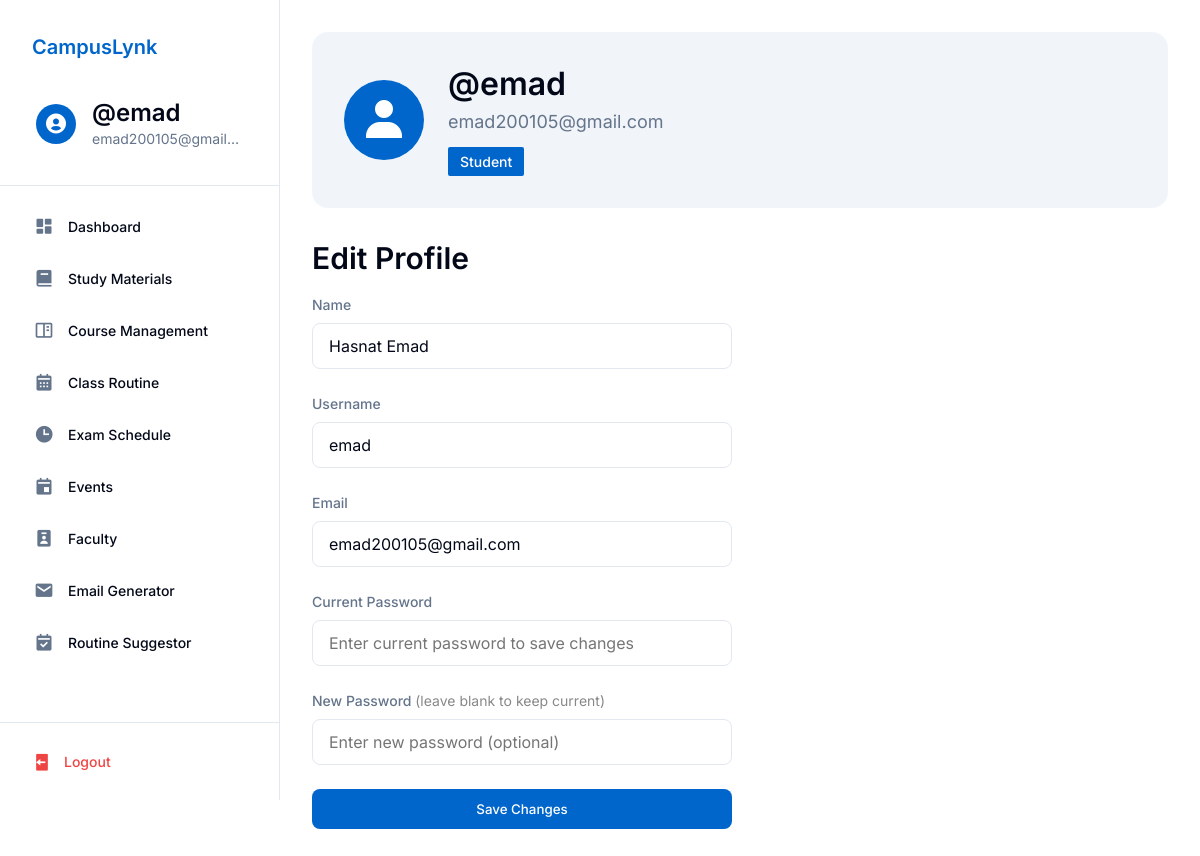
Screenshot of /profile.php (signed in) with the database file from the repository.
### tables this page shows
CREATE TABLE `users` (
  `id` int(11) NOT NULL,
  `username` varchar(255) NOT NULL,
  `email` varchar(255) NOT NULL,
  `password` varchar(255) NOT NULL,
  `role` enum('student','faculty','admin') NOT NULL,
  `name` varchar(255) NOT NULL
);

### profile.php (the view, shortened to what this page needs)
<?php
$database = new Database();
$db = $database->getConnection();
$user = null;
try {
    $userQuery = "SELECT * FROM users WHERE email = ?";
    $userStmt = $db->prepare($userQuery);
    $userStmt->execute([$_SESSION["useremail"]]);
    $user = $userStmt->fetch(PDO::FETCH_ASSOC);
} catch (PDOException $e) {
    die("Database error. Please try again later.");
}
?>
<!DOCTYPE html>
<html lang="en">
<head>
    <link href='https://unpkg.com/boxicons@2.1.4/css/boxicons.min.css' rel='stylesheet'>
    <link rel="stylesheet" href="css/base.css">
    <link rel="stylesheet" href="css/layout.css">
    <link rel="stylesheet" href="css/components.css">
    <link rel="stylesheet" href="css/profile.css">
</head>
<body>
    <?php include 'sidebar.php'; ?>
    <main class="main-content">
        <section class="profile-header">
            <div class="avatar">
                <i class='bx bxs-user'></i>
            </div>
            <div class="profile-info">
                <h1><?php echo isset($user['username']) ? '@' . htmlspecialchars($user['username']) : 'User'; ?></h1>
                <p class="text-muted"><?php echo isset($user['email']) ? htmlspecialchars($user['email']) : 'No email provided'; ?></p>
                <?php if (isset($user['role'])): ?>
                    <span class="role-badge"><?php echo htmlspecialchars(ucfirst($user['role'])); ?></span>
                <?php endif; ?>
            </div>
        </section>
        <section class="profile-edit-section">
            <h2>Edit Profile</h2>
            <form action="update_profile.php" method="POST" class="form-grid" style="max-width: 420px;">
                <div class="form-group">
                    <label for="name" class="form-label">Name</label>
                    <input type="text" name="name" id="name" class="form-input" value="<?php echo htmlspecialchars($user['name']); ?>" required>
                </div>
                <div class="form-group">
                    <label for="username" class="form-label">Username</label>
                    <input type="text" name="username" id="username" class="form-input" value="<?php echo htmlspecialchars($user['username']); ?>" required>
                </div>
                <div class="form-group">
                    <label for="email" class="form-label">Email</label>
                    <input type="email" name="email" id="email" class="form-input" value="<?php echo htmlspecialchars($user['email']); ?>" required>
                </div>
                <div class="form-group">
                    <label for="current_password" class="form-label">Current Password</label>
                    <input type="password" name="current_password" id="current_password" class="form-input" required placeholder="Enter current password to save changes">
                </div>
                <div class="form-group">
                    <label for="new_password" class="form-label">New Password <span style="color: #888; font-weight: 400;">(leave blank to keep current)</span></label>
                    <input type="password" name="new_password" id="new_password" class="form-input" placeholder="Enter new password (optional)">
                </div>
                <button type="submit" class="btn btn-primary">Save Changes</button>
            </form>
        </section>
    </main>
</body>
</html>

### sidebar.php (shortened to what this page needs)
<?php
try {
    $sidebar_database = new Database();
    $sidebar_db = $sidebar_database->getConnection();
    $sidebar_query = $sidebar_db->prepare("SELECT * FROM users WHERE email = ?");
    $sidebar_query->execute([$_SESSION['useremail']]);
    $sidebar_user = $sidebar_query->fetch(PDO::FETCH_ASSOC);
} catch (PDOException $e) {
    header("Location: login.php?error=Database Error: " . urlencode($e->getMessage()));
    exit();
}
$current_page = basename($_SERVER['PHP_SELF']);
$role = $sidebar_user['role'];
?>
<link href='https://unpkg.com/boxicons@2.1.4/css/boxicons.min.css' rel='stylesheet'>
<aside class="sidebar">
    <div class="sidebar-header">
        <div class="logo-and-title-div">
            <a href="<?php echo $role === 'faculty' ? 'faculty_dashboard.php' : ($role === 'admin' ? 'admin_dashboard.php' : 'dashboard.php'); ?>" class="navbar-brand">CampusLynk</a>
        </div>
        <a href="<?php echo $role === 'faculty' ? 'faculty_dashboard.php' : ($role === 'admin' ? 'admin_dashboard.php' : 'profile.php'); ?>" class="user-info">
            <div class="user-avatar">
                <i class='bx bxs-user-circle'></i>
            </div>
            <div class="user-details">
                <h3 class="user-name"><?php echo '@' . htmlspecialchars($sidebar_user['username']); ?></h3>
                <p class="user-email"><?php echo htmlspecialchars($sidebar_user['email']); ?></p>
            </div>
        </a>
    </div>
    <div class="sidebar-content">
        <ul class="nav-links">
            <?php if ($role === 'admin'): ?>
                <li>
                    <a href="admin_dashboard.php" class="nav-link <?php echo $current_page === 'admin_dashboard.php' ? 'active' : ''; ?>">
                        <i class='bx bxs-dashboard'></i>
                        <span>Dashboard</span>
                    </a>
                </li>
                <li>
                    <a href="admin_dataimport.php" class="nav-link <?php echo $current_page === 'admin_dataimport.php' ? 'active' : ''; ?>">
                        <i class='bx bxs-file-import'></i>
                        <span>Data Import</span>
                    </a>
                </li>
                <li>
                    <a href="admin_exam_import.php" class="nav-link <?php echo $current_page === 'admin_exam_import.php' ? 'active' : ''; ?>">
                        <i class='bx bxs-calendar-event'></i>
                        <span>Exam Schedule Importer</span>
                    </a>
                </li>
                <li>
                    <a href="admin_class_schedule.php" class="nav-link <?php echo $current_page === 'admin_class_schedule.php' ? 'active' : ''; ?>">
                        <i class='bx bx-calendar'></i>
                        <span>Ongoing Class Schedule</span>
                    </a>
                </li>
                <li>
                    <a href="admin_users.php" class="nav-link <?php echo $current_page === 'admin_users.php' ? 'active' : ''; ?>">
                        <i class='bx bxs-user-detail'></i>
                        <span>User Management</span>
                    </a>
                </li>
                <li>
                    <a href="admin_event_management.php" class="nav-link <?php echo $current_page === 'admin_event_management.php' ? 'active' : ''; ?>">
                        <i class='bx bx-calendar-plus'></i>
                        <span>Event Management</span>
                    </a>
                </li>
                <li>
                    <a href="admin_settings.php" class="nav-link <?php echo $current_page === 'admin_settings.php' ? 'active' : ''; ?>">
                        <i class='bx bxs-cog'></i>
                        <span>Settings</span>
                    </a>
                </li>
            <?php else: ?>
                <li>
                    <a href="dashboard.php" class="nav-link <?php echo $current_page === 'dashboard.php' ? 'active' : ''; ?>">
                        <i class='bx bxs-dashboard'></i>
                        <span>Dashboard</span>
                    </a>
                </li>
                <li>
                    <a href="study-materials.php" class="nav-link <?php echo $current_page === 'study-materials.php' ? 'active' : ''; ?>">
                        <i class='bx bxs-book'></i>
                        <span>Study Materials</span>
                    </a>
                </li>
                <li>
                    <a href="course_management.php" class="nav-link <?php echo $current_page === 'course_management.php' ? 'active' : ''; ?>">
                        <i class='bx bx-book-content'></i>
                        <span>Course Management</span>
                    </a>
                </li>
                <li>
                    <a href="class_routine1.php" class="nav-link <?php echo $current_page === 'class_routine1.php' ? 'active' : ''; ?>">
                        <i class='bx bxs-calendar'></i>
                        <span>Class Routine</span>
                    </a>
                </li>
                <li>
                    <a href="exam_schedule.php" class="nav-link <?php echo $current_page === 'exam_schedule.php' ? 'active' : ''; ?>">
                        <i class='bx bxs-time'></i>
                        <span>Exam Schedule</span>
                    </a>
                </li>
                <li>
                    <a href="eventpage.php" class="nav-link <?php echo $current_page === 'eventpage.php' ? 'active' : ''; ?>">
                        <i class='bx bxs-calendar-event'></i>
                        <span>Events</span>
                    </a>
                </li>
                <li>
                    <a href="faculty.php" class="nav-link <?php echo $current_page === 'faculty.php' ? 'active' : ''; ?>">
                        <i class='bx bxs-user-badge'></i>
                        <span>Faculty</span>
                    </a>
                </li>
                <li>
                    <a href="email_assistant.php" class="nav-link <?php echo $current_page === 'email_assistant.php' ? 'active' : ''; ?>">
                        <i class='bx bxs-envelope'></i>
                        <span>Email Generator</span>
                    </a>
                </li>
                <li>
                    <a href="routine_suggestor.php" class="nav-link <?php echo $current_page === 'routine_suggestor.php' ? 'active' : ''; ?>">
                        <i class='bx bxs-calendar-check'></i>
                        <span>Routine Suggestor</span>
                    </a>
                </li>
            <?php endif; ?>
        </ul>
    </div>
    <div class="sidebar-footer">
        <?php
        $logout_url = 'logout.php';
        if (isset($_SESSION['role'])) {
            switch ($_SESSION['role']) {
                default:
                    $logout_url = 'logout.php';
            }
        }
        ?>
        <a href="<?php echo $logout_url; ?>" class="logout-btn">
            <i class='bx bxs-log-out'></i>
            <span>Logout</span>
        </a>
    </div>
</aside>

### css/base.css (style rules this page uses)
:root { --background: #ffffff; --foreground: #020817; --card: #ffffff; --card-foreground: #020817; --popover: #ffffff; --popover-foreground: #020817; --primary: #0066cc; --primary-foreground: #ffffff; --secondary: #f1f5f9; --secondary-foreground: #0f172a; --muted: #f1f5f9; --muted-foreground: #64748b; --accent: #f1f5f9; --accent-foreground: #0f172a; --destructive: #ef4444; --destructive-foreground: #ffffff; --success: #16a34a; --success-foreground: #ffffff; --border: #e2e8f0; --input: #e2e8f0; --ring: #0066cc; --spacing-1: 0.25rem; --spacing-2: 0.5rem; --spacing-3: 0.75rem; --spacing-4: 1rem; --spacing-5: 1.25rem; --spacing-6: 1.5rem; --spacing-8: 2rem; --spacing-10: 2.5rem; --spacing-12: 3rem; --radius-sm: 0.125rem; --radius: 0.5rem; --radius-md: 0.75rem; --radius-lg: 1rem; --shadow-sm: 0 1px 2px rgba(0, 0, 0, 0.05); --shadow: 0 1px 3px rgba(0, 0, 0, 0.1), 0 1px 2px rgba(0, 0, 0, 0.06); --shadow-md: 0 4px 6px -1px rgba(0, 0, 0, 0.1), 0 2px 4px -1px rgba(0, 0, 0, 0.06); --shadow-lg: 0 10px 15px -3px rgba(0, 0, 0, 0.1), 0 4px 6px -2px rgba(0, 0, 0, 0.05); }
* { margin: 0; padding: 0; box-sizing: border-box; font-family: 'Inter', sans-serif; }
body { background-color: var(--background); color: var(--foreground); line-height: 1.5; }
h1, h2, h3, h4, h5, h6 { font-weight: 600; line-height: 1.25; margin-bottom: var(--spacing-4); }
h1 { font-size: 2.25rem; }
h2 { font-size: 1.875rem; }
h3 { font-size: 1.5rem; }
.text-muted { color: var(--muted-foreground); }
.main-content { margin-left: 280px; padding: 2rem; min-height: 100vh; background-color: var(--background); }

### css/layout.css (style rules this page uses)
:root { --sidebar-width: 280px; }
.main-content { margin-left: var(--sidebar-width); padding: 2rem; min-height: 100vh; background: var(--background); }
.sidebar { width: var(--sidebar-width); height: 100vh; background-color: var(--background); border-right: 1px solid var(--border); display: flex; flex-direction: column; position: fixed; left: 0; top: 0; z-index: 1000; overflow-y: auto; }
.sidebar-header { padding: 1.5rem; border-bottom: 1px solid var(--border); display: flex; flex-direction: column; gap: 1rem; background: var(--background); }
.logo-and-title-div { display: flex; align-items: center; gap: 0.75rem; text-decoration: none; padding: 0.5rem; border-radius: var(--radius); transition: background-color 0.2s; }
.navbar-brand { color: var(--primary); font-size: 1.25rem; font-weight: 600; text-decoration: none; }
.user-info { display: flex; align-items: center; gap: 1rem; padding: 0.75rem; border-radius: var(--radius); transition: background-color 0.2s; text-decoration: none; }
.user-avatar { width: 40px; height: 40px; border-radius: 50%; background: var(--primary); display: flex; align-items: center; justify-content: center; flex-shrink: 0; }
.user-avatar i { font-size: 1.5rem; color: var(--primary-foreground); }
.user-details { flex: 1; min-width: 0; }
.user-name { font-weight: 600; color: var(--foreground); margin: 0; white-space: nowrap; overflow: hidden; text-overflow: ellipsis; }
.user-email { font-size: 0.875rem; color: var(--muted-foreground); margin: 0; white-space: nowrap; overflow: hidden; text-overflow: ellipsis; }
.sidebar-content { flex: 1; display: flex; flex-direction: column; padding: 1rem 0; }
.nav-links { list-style: none; padding: 0 1rem; margin: 0; }
.nav-links li { margin-bottom: 0.25rem; }
.nav-link { display: flex; align-items: center; gap: 0.75rem; padding: 0.75rem 1rem; color: var(--foreground); text-decoration: none; border-radius: var(--radius); transition: all 0.2s; font-size: 0.875rem; font-weight: 500; }
.nav-link i { font-size: 1.25rem; width: 1.5rem; height: 1.5rem; display: inline-flex; align-items: center; justify-content: center; color: var(--muted-foreground); }
.sidebar-footer { padding: 1rem; border-top: 1px solid var(--border); background: var(--background); }
.logout-btn { display: flex; align-items: center; gap: 0.75rem; padding: 0.75rem 1rem; width: 100%; color: var(--destructive); text-decoration: none; border-radius: var(--radius); transition: all 0.2s; font-size: 0.875rem; font-weight: 500; }
.logout-btn i { font-size: 1.25rem; }

### rows the page displays
users: username "emad", email "emad200105@gmail…", email "emad200105@gmail.com", role "Student", name "Hasnat Emad"
